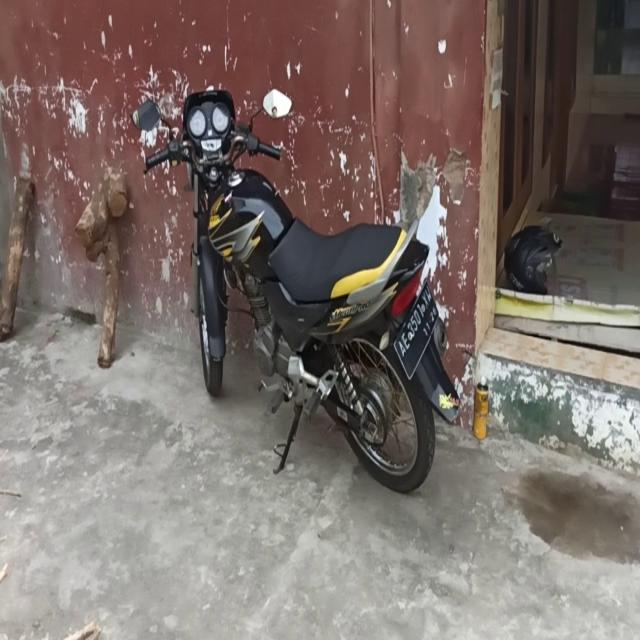
#> input picture AID728/sample_images/sample_helmet_violation.jpg, 640 x 640 px
$ python -i utils.py   (imports and definitions only)
#> lines starting #> are read from the running program, lines starting #| are printed output that depends on the picture; after the words box and inside, x2 and y2 are one past the last pixel; in counts of white or black regions, pixels touching at a corner belong together
#> further down, picture is the input picture: shape (640, 640, 3); mean B, G, R 106.6, 111.6, 123.6
"""
src/utils.py
Shared utility functions for image loading, drawing, and preprocessing.
"""

import cv2
import numpy as np
from pathlib import Path
from typing import Union, List, Tuple, Optional, Dict, Any


# ─── Image I/O ───────────────────────────────────────────────────────────────

# [13 lines left out: function load_image, not called in this run]


def bgr_to_rgb(img: np.ndarray) -> np.ndarray:
    """Convert BGR (OpenCV default) to RGB."""
    return cv2.cvtColor(img, cv2.COLOR_BGR2RGB)


def rgb_to_bgr(img: np.ndarray) -> np.ndarray:
    """Convert RGB to BGR."""
    return cv2.cvtColor(img, cv2.COLOR_RGB2BGR)


# ─── Region Cropping ─────────────────────────────────────────────────────────

# [33 lines left out: functions crop_box, expand_box, not called in this run]


# ─── Preprocessing ───────────────────────────────────────────────────────────

def enhance_for_ocr(img: np.ndarray) -> np.ndarray:
    """
    Pre-process a license plate crop for better OCR accuracy.
    Steps: CLAHE -> sharpen -> binarize (Otsu).
    """
    gray = cv2.cvtColor(img, cv2.COLOR_BGR2GRAY) if img.ndim == 3 else img
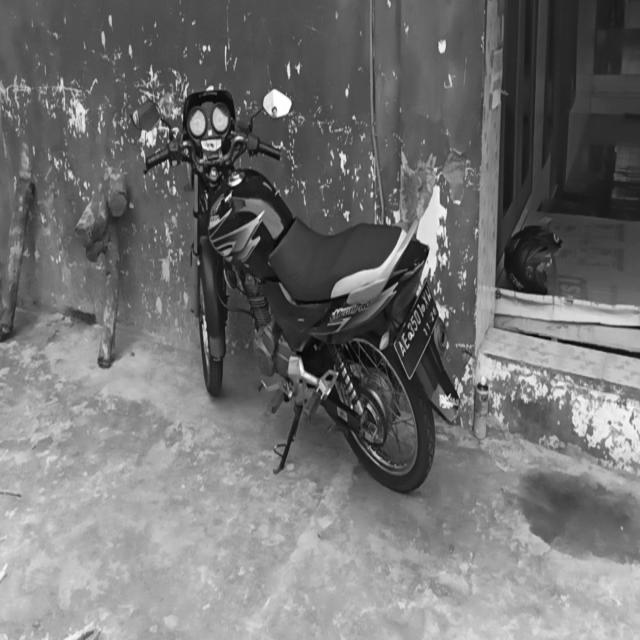
#> gray: shape (640, 640); min 0, max 255, mean 114.7

    # 1. CLAHE contrast enhancement (tuned for harsh Indian sunlight/shadows)
    clahe = cv2.createCLAHE(clipLimit=3.5, tileGridSize=(8, 8))
    gray = clahe.apply(gray)
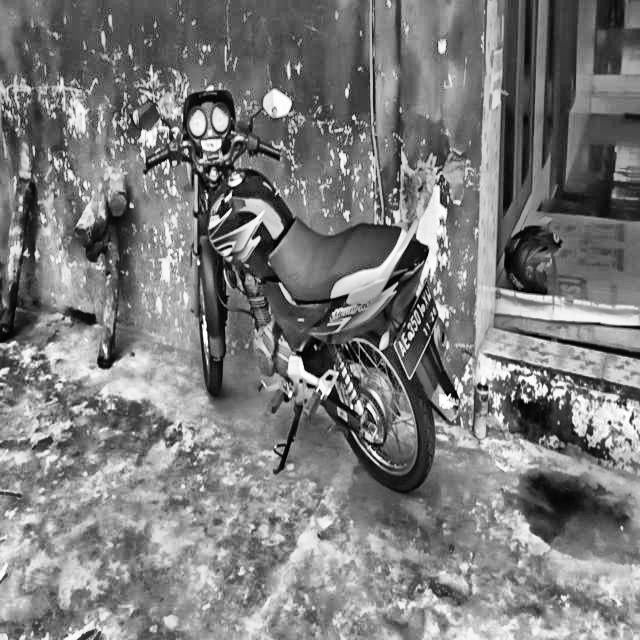
#> gray: shape (640, 640); min 0, max 255, mean 124

    # 2. Sharpen
    kernel = np.array([[0, -1, 0], [-1, 5, -1], [0, -1, 0]])
    gray = cv2.filter2D(gray, -1, kernel)
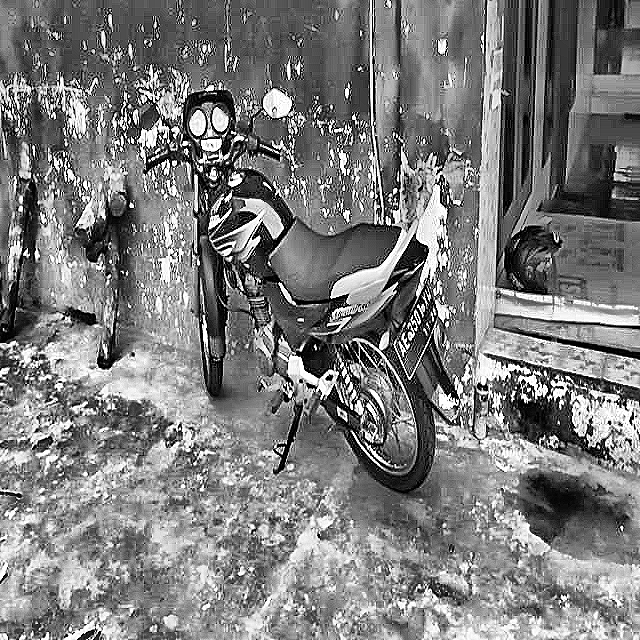
#> gray: shape (640, 640); min 0, max 255, mean 124.2

    # 3. Otsu binarization
    _, binary = cv2.threshold(gray, 0, 255, cv2.THRESH_BINARY + cv2.THRESH_OTSU)
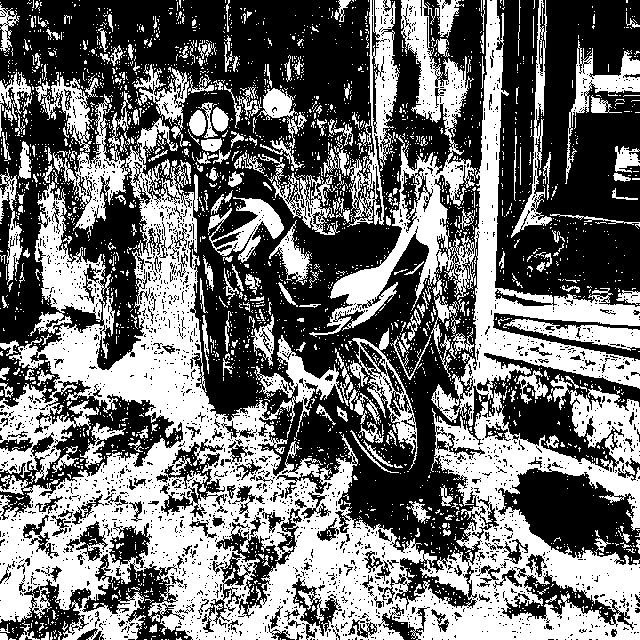
#> binary: shape (640, 640); 44.3% white; 3058 white regions (2808 under 20 px), largest, box (x1, y1, x2, y2) and area: (0, 0, 640, 640) 133335, (347, 0, 400, 227) 3966, (565, 40, 640, 184) 2035
    return binary


# [108 lines left out: functions normalize_plate_text, iou, box_overlap_ratio, nms_boxes, box_area, not called in this run]


# ─── Visualization ───────────────────────────────────────────────────────────

_COLORS = {
    "vehicle": (0, 255, 0),       # Green
    "rider": (255, 165, 0),       # Orange
    "helmet": (0, 200, 255),      # Cyan
    "no_helmet": (0, 0, 255),     # Red
    "plate": (255, 255, 0),       # Yellow
    "violation": (0, 0, 200),     # Dark red
}


# [34 lines left out: function draw_detections, not called in this run]

>>> import cv2
>>> picture = cv2.imread('../sample_images/sample_helmet_violation.jpg')
>>> result = enhance_for_ocr(picture)

$ run again, on AID728/sample_images/sample_plate.jpg
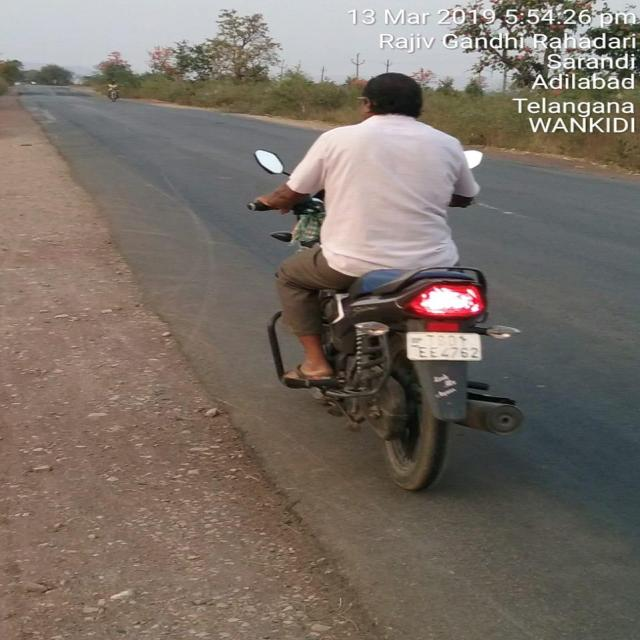
#> input picture AID728/sample_images/sample_plate.jpg, 640 x 640 px
#> picture is the input picture: shape (640, 640, 3); mean B, G, R 102.3, 110.7, 120.7
#> in enhance_for_ocr, `gray = cv2.filter2D(gray, -1, kernel)`:
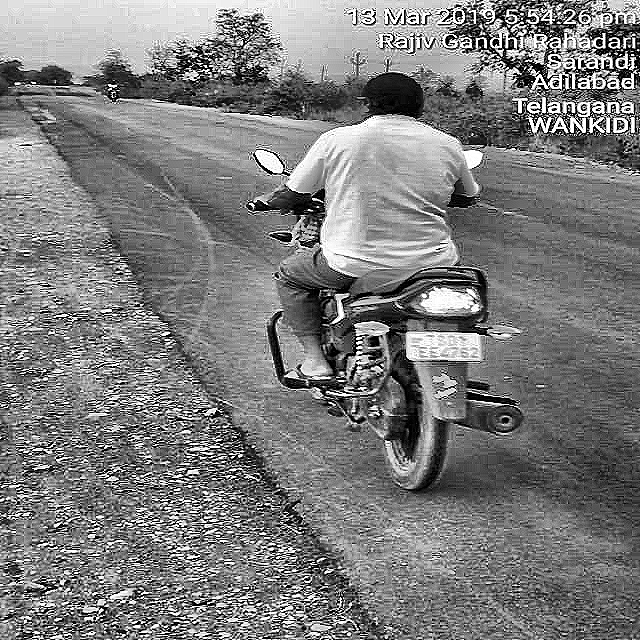
#> gray: shape (640, 640); min 0, max 255, mean 124.4
#> in enhance_for_ocr, `_, binary = cv2.threshold(gray, 0, 255, cv2.THRESH_BINARY + cv2.THRESH..`:
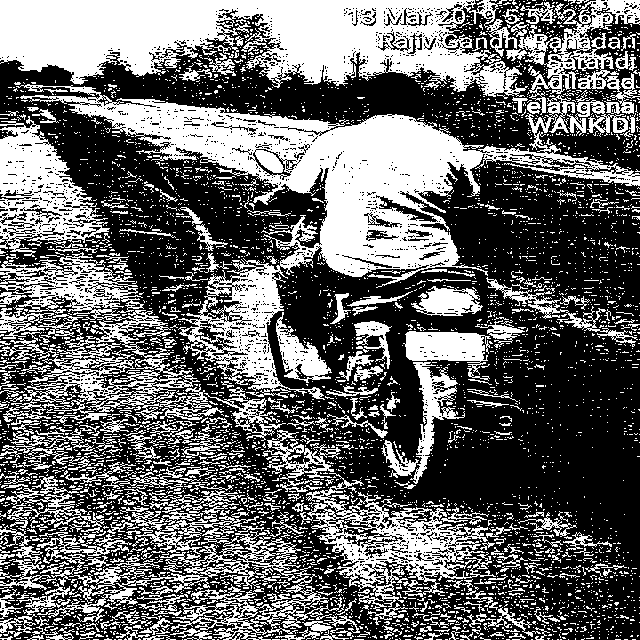
#> binary: shape (640, 640); 40.8% white; 4723 white regions (4332 under 20 px), largest, box (x1, y1, x2, y2) and area: (16, 84, 640, 400) 39353, (0, 0, 528, 97) 31116, (0, 252, 224, 428) 11103
